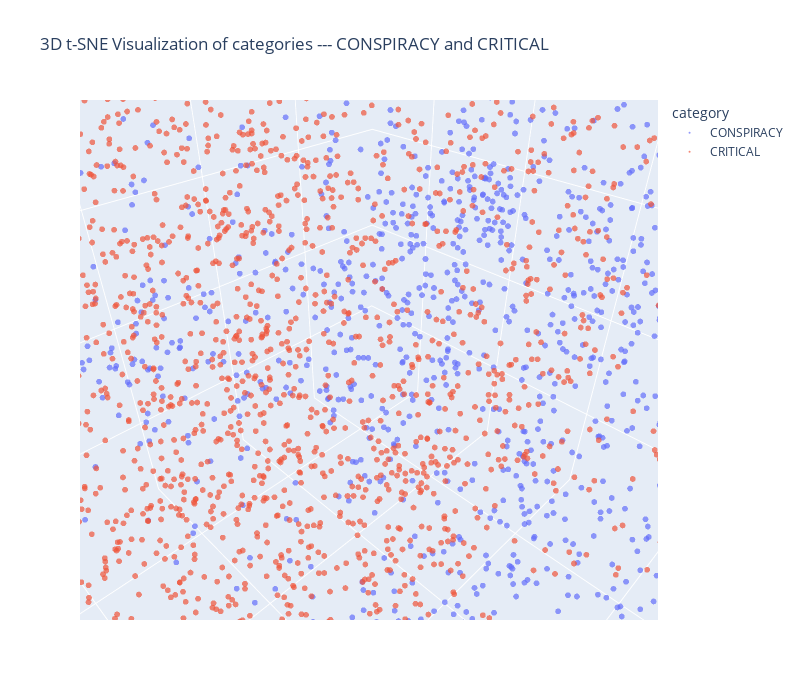

Notebook source saved alongside this figure:
### Code cell
fig = px.scatter_3d(df_tsne, x='x', y='y', z='z', color='category', 
                    title='3D t-SNE Visualization of categories --- CONSPIRACY and CRITICAL',
                    labels={'x': 't-SNE dimension 1', 'y': 't-SNE dimension 2', 'z': 't-SNE dimension 3'},
                    opacity=0.7,
                    width=800, height=700)
fig.update_traces(marker=dict(size=2))
fig.show()

### Figure 1 — Plotly figure (JSON) as saved in the notebook; plotly's stock layout.template omitted (floating-point values rounded to 4 significant figures; data arrays with more than 128 entries replaced by an {"elided": "..."} marker saying what was removed)
{"data": [{"hovertemplate": "category=CONSPIRACY<br>t-SNE dimension 1=%{x}<br>t-SNE dimension 2=%{y}<br>t-SNE dimension 3=%{z}<extra></extra>", "legendgroup": "CONSPIRACY", "marker": {"color": "#636efa", "opacity": 0.7, "size": 2, "symbol": "circle"}, "mode": "markers", "name": "CONSPIRACY", "scene": "scene", "showlegend": true, "type": "scatter3d", "x": {"elided": "1379 float values"}, "y": {"elided": "1379 float values"}, "z": {"elided": "1379 float values"}}, {"hovertemplate": "category=CRITICAL<br>t-SNE dimension 1=%{x}<br>t-SNE dimension 2=%{y}<br>t-SNE dimension 3=%{z}<extra></extra>", "legendgroup": "CRITICAL", "marker": {"color": "#EF553B", "opacity": 0.7, "size": 2, "symbol": "circle"}, "mode": "markers", "name": "CRITICAL", "scene": "scene", "showlegend": true, "type": "scatter3d", "x": {"elided": "2621 float values"}, "y": {"elided": "2621 float values"}, "z": {"elided": "2621 float values"}}], "layout": {"height": 700, "legend": {"title": {"text": "category"}, "tracegroupgap": 0}, "scene": {"aspectmode": "auto", "aspectratio": {"x": 1.0, "y": 0.9839, "z": 1.016}, "camera": {"center": {"x": 0, "y": 0, "z": 0}, "eye": {"x": 0.303, "y": 0.303, "z": 0.303}, "projection": {"type": "perspective"}, "up": {"x": 0, "y": 0, "z": 1}}, "domain": {"x": [0, 1], "y": [0, 1]}, "xaxis": {"title": {"text": "t-SNE dimension 1"}, "type": "linear"}, "yaxis": {"title": {"text": "t-SNE dimension 2"}, "type": "linear"}, "zaxis": {"title": {"text": "t-SNE dimension 3"}, "type": "linear"}}, "title": {"text": "3D t-SNE Visualization of categories --- CONSPIRACY and CRITICAL"}, "width": 800}}
